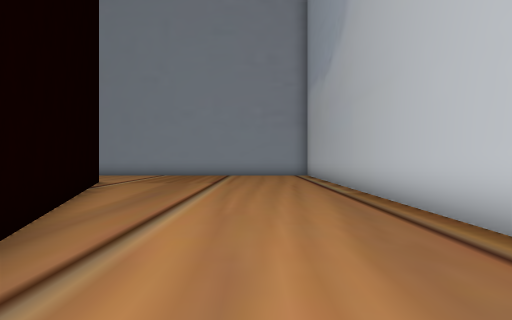
view 1 (above)

14 first-person views from a walk through a scene from a Unity 3-D project. The camera is 1.5 m above the floor, looks level and sees 75° across. The floor is counted in squares, 2 m on a side. Each view is taken from the middle of a square. On the plan, view 1 faces up. The plan holds only what a view shows up to about 11 squares ahead; the rest is blank. The place goes on beyond the plan. The player is left out. Some animated figures are not drawn. Door leaves are left out, so doorways stand open. Some surface patterns are stand-ins.

view 2
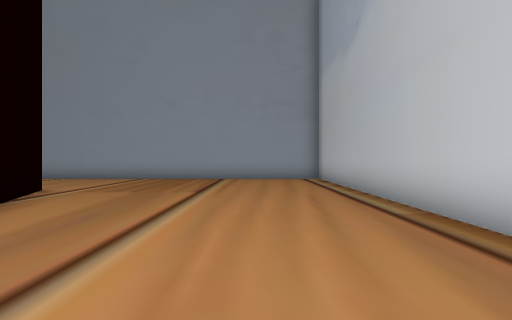

view 3
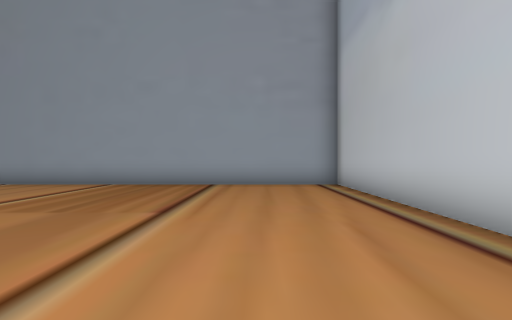

view 4
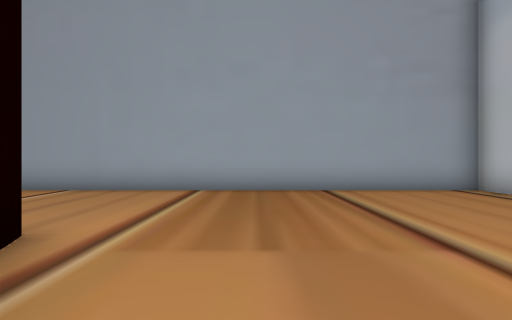

view 5
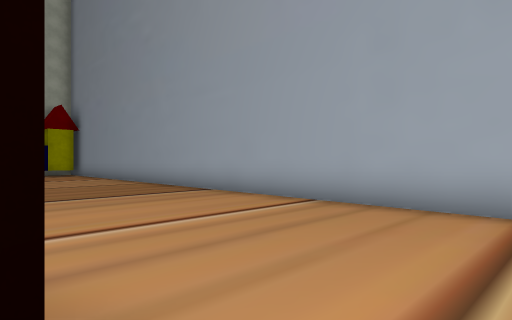

view 6
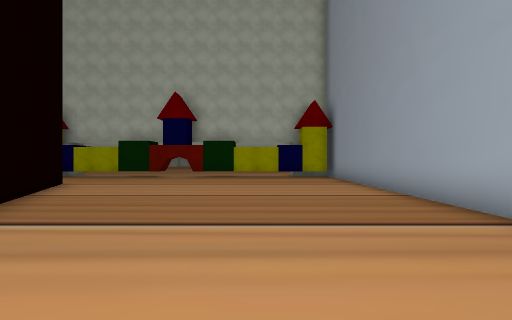

view 7
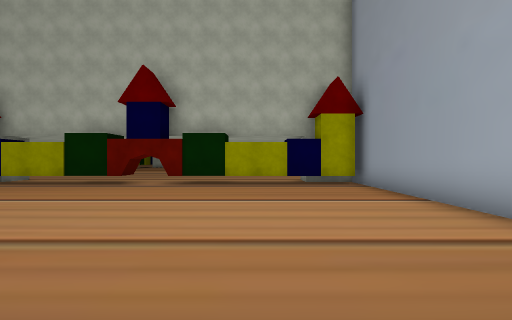

view 8
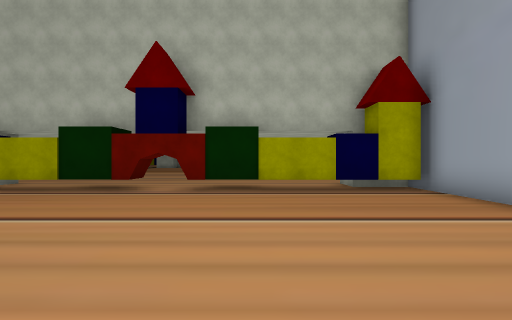

view 9
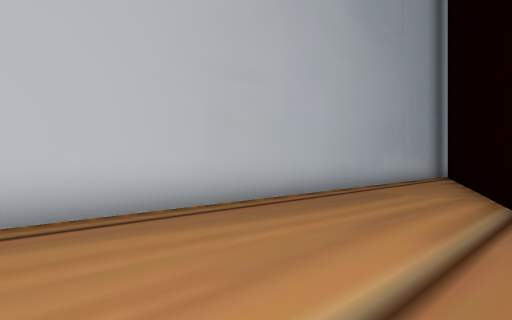

view 10
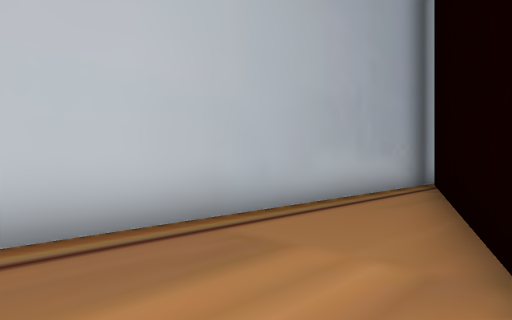

view 11
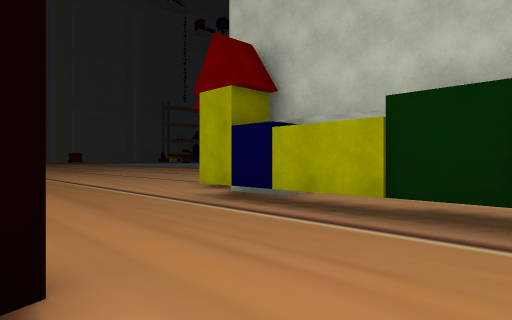

view 12
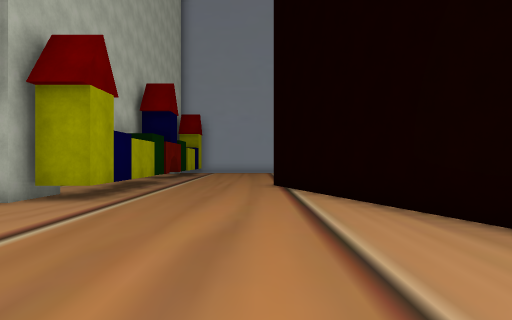

view 13
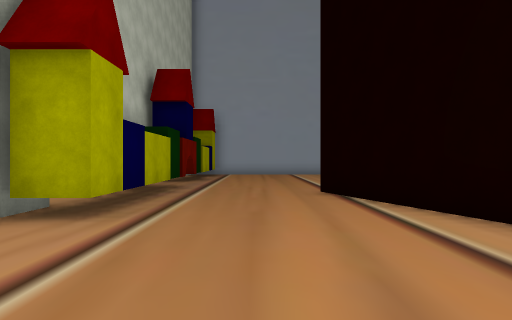

view 14
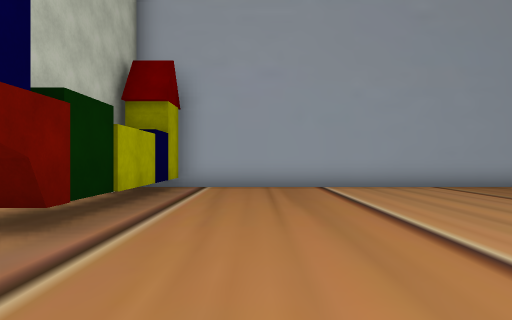

### Floor plan
Points are (right, up) in squares from view 1. A wall is a line through its corners. A room is listed if a view was taken in it or the views show most of it. See-through windows are left out.
Room 1 (views 1, 2, 3, 4, 5, 6, 7, 8, 9, 10, 11, 14)
walls: (-21.1, 9.4) (-21.1, 5.4); (-21.1, 16) (-21.1, 9.7); (2.5, -10.6) (2.5, 16.3) (-21.5, 16.3)
ways out: opening at (-19, 6) to room 2; open door at (-4, 7.5)
Room 2 (views 12, 13)
walls: (-21.1, 5.4) (-21.1, 3.2) (-21.5, 3.2)
ways out: opening at (-19, 6) to room 1

Positions as (right, up) in squares from view 1, and headings:
1: (0, 0), facing up
2: (0, 3), facing up
3: (0, 6), facing up
4: (-3, 8), facing up
5: (-4, 11), facing up-left
6: (-7, 13), facing left
7: (-11, 13), facing left
8: (-13, 12), facing left
9: (-2, 6), facing down-right
10: (-1, 1), facing down-right
11: (-17, 9), facing down-left
12: (-18, -3), facing up
13: (-19, -1), facing up
14: (-19, 7), facing up
